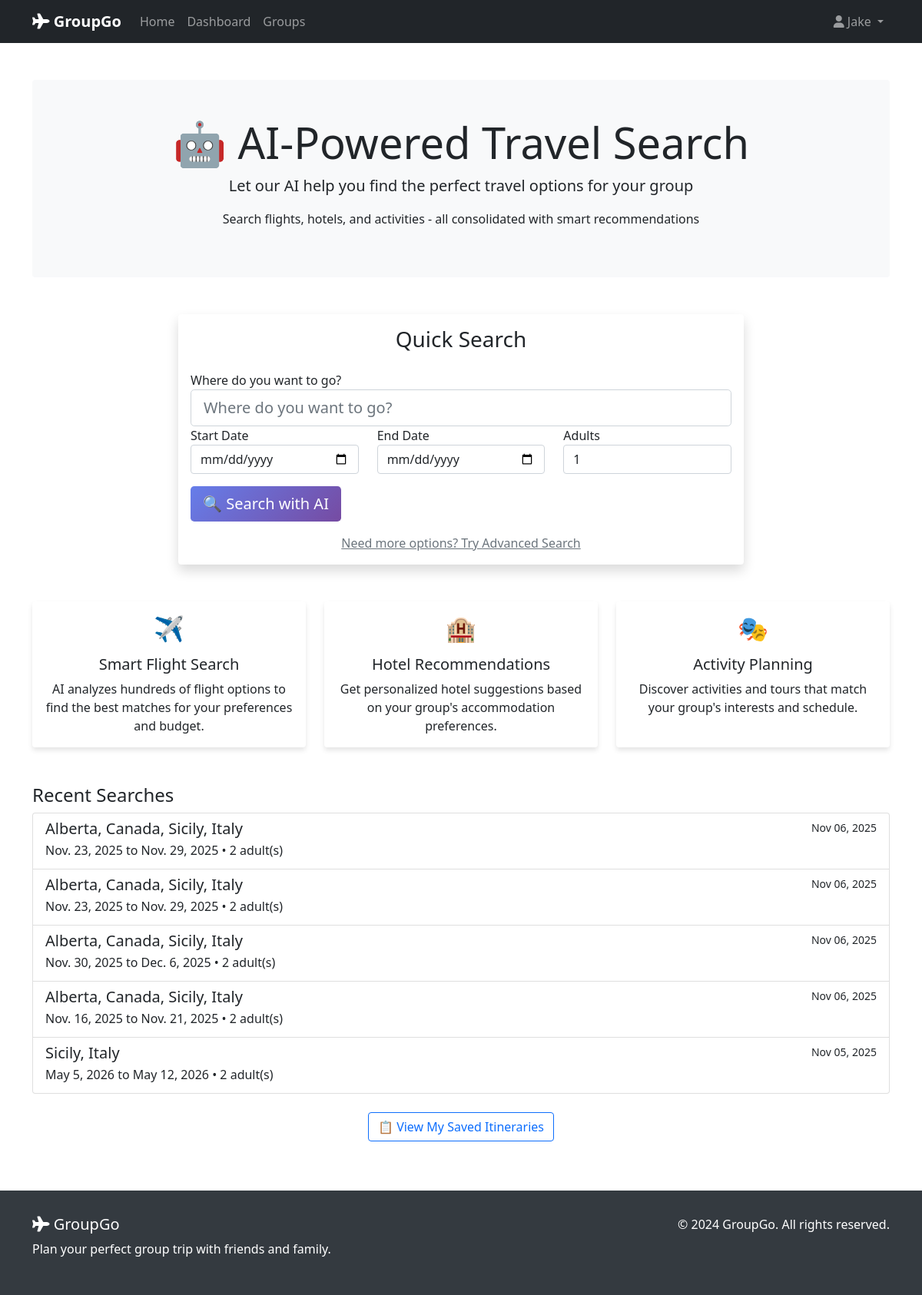
Page /ai/ (signed in) on the earlier database version.
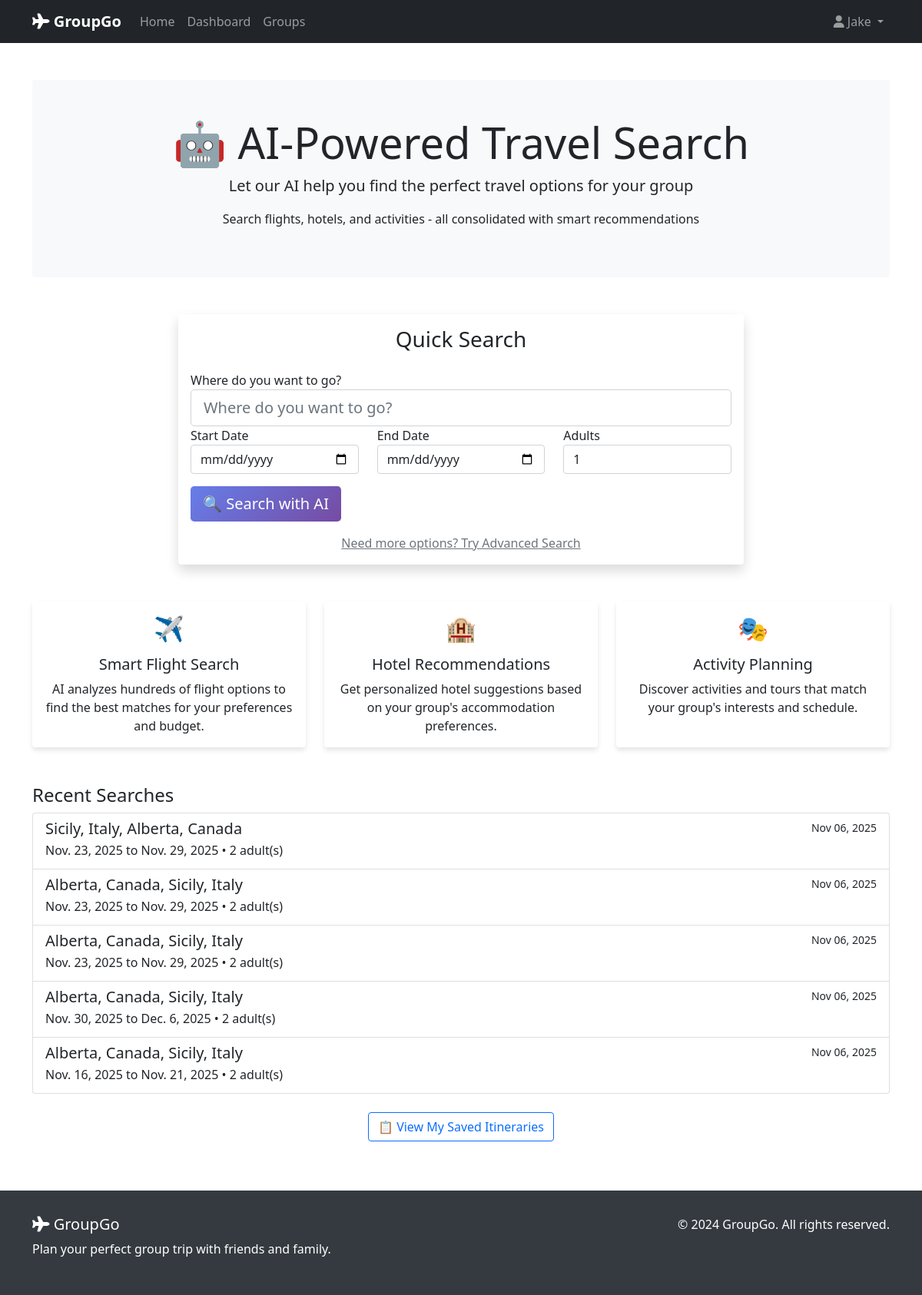
Same page on the later database version.
### ai_implementation/models.py (models this page shows, shortened)
class TravelSearch(models.Model):
    id = models.UUIDField(primary_key=True, default=uuid.uuid4, editable=False)
    user = models.ForeignKey(User, on_delete=models.CASCADE, related_name='travel_searches')
    group = models.ForeignKey('travel_groups.TravelGroup', on_delete=models.CASCADE,
                              null=True, blank=True, related_name='ai_searches')
    destination = models.CharField(max_length=200)
    origin = models.CharField(max_length=200, blank=True, null=True)
    start_date = models.DateField()
    end_date = models.DateField()
    adults = models.PositiveIntegerField(default=1)
    rooms = models.PositiveIntegerField(default=1)
    budget_min = models.DecimalField(max_digits=10, decimal_places=2, null=True, blank=True)
    budget_max = models.DecimalField(max_digits=10, decimal_places=2, null=True, blank=True)
    accommodation_type = models.CharField(max_length=100, blank=True, null=True)
    activity_categories = models.TextField(blank=True, null=True, help_text="Comma-separated list")
    created_at = models.DateTimeField(auto_now_add=True)
    updated_at = models.DateTimeField(auto_now=True)
    is_completed = models.BooleanField(default=False)
    class Meta:
        ordering = ['-created_at']
        verbose_name = "Travel Search"
        verbose_name_plural = "Travel Searches"

### ai_implementation/views.py (the view)
# urls.py: path('', views.search_home, name='search_home'),
@login_required
def search_home(request):
    quick_form = QuickSearchForm()
    recent_searches = TravelSearch.objects.filter(user=request.user)[:5]
    context = {
        "quick_form": quick_form,
        "recent_searches": recent_searches,
    }
    return render(request, "ai_implementation/search_home.html", context)

### ai_implementation/forms.py (shortened to what this page needs)
class QuickSearchForm(forms.Form):
    destination = forms.CharField(
        max_length=200,
        widget=forms.TextInput(attrs={
            'class': 'form-control form-control-lg',
            'placeholder': 'Where do you want to go?'
        })
    )
    start_date = forms.DateField(
        widget=forms.DateInput(attrs={
            'class': 'form-control',
            'type': 'date'
        })
    )
    end_date = forms.DateField(
        widget=forms.DateInput(attrs={
            'class': 'form-control',
            'type': 'date'
        })
    )
    adults = forms.IntegerField(
        initial=1,
        min_value=1,
        max_value=20,
        widget=forms.NumberInput(attrs={
            'class': 'form-control',
            'value': '1'
        })
    )

### ai_implementation/templates/ai_implementation/search_home.html (shortened to what the changed rows need)
{% extends 'base.html' %}
{% load static %}
{% block content %}
<div class="container mt-5">
    <div class="jumbotron text-center bg-light p-5 rounded">
        <h1 class="display-4">🤖 AI-Powered Travel Search</h1>
    </div>
    <div class="row mt-5 mb-5">
        <div class="col-md-4">
            <div class="card h-100 text-center">
                <div class="card-body">
                    <h2 class="mb-3">✈️</h2>
                </div>
            </div>
        </div>
        <div class="col-md-4">
            <div class="card h-100 text-center">
                <div class="card-body">
                    <h2 class="mb-3">🏨</h2>
                </div>
            </div>
        </div>
        <div class="col-md-4">
            <div class="card h-100 text-center">
                <div class="card-body">
                    <h2 class="mb-3">🎭</h2>
                </div>
            </div>
        </div>
    </div>
    {% if recent_searches %}
    <div class="row mt-5">
        <div class="col-md-12">
            <div class="list-group">
                {% for search in recent_searches %}
                <a href="{% url 'ai_implementation:search_results' search.id %}" class="list-group-item list-group-item-action">
                    <div class="d-flex w-100 justify-content-between">
                        <h5 class="mb-1">{{ search.destination }}</h5>
                        <small>{{ search.created_at|date:"M d, Y" }}</small>
                    </div>
                    <p class="mb-1">{{ search.start_date }} to {{ search.end_date }} • {{ search.adults }} adult(s)</p>
                </a>
                {% endfor %}
            </div>
        </div>
    </div>
    {% endif %}
</div>
{% endblock %}

Differences in the rows shown:
no longer on this page (row unchanged): TravelSearch: destination "Sicily, Italy", created_at "Nov 05, 2025", start_date "May 5, 2026", end_date "May 12, 2026", adults "2"
added TravelSearch: destination "Sicily, Italy, Alberta, Canada", created_at "Nov 06, 2025", start_date "Nov. 23, 2025", end_date "Nov. 29, 2025", adults "2"
